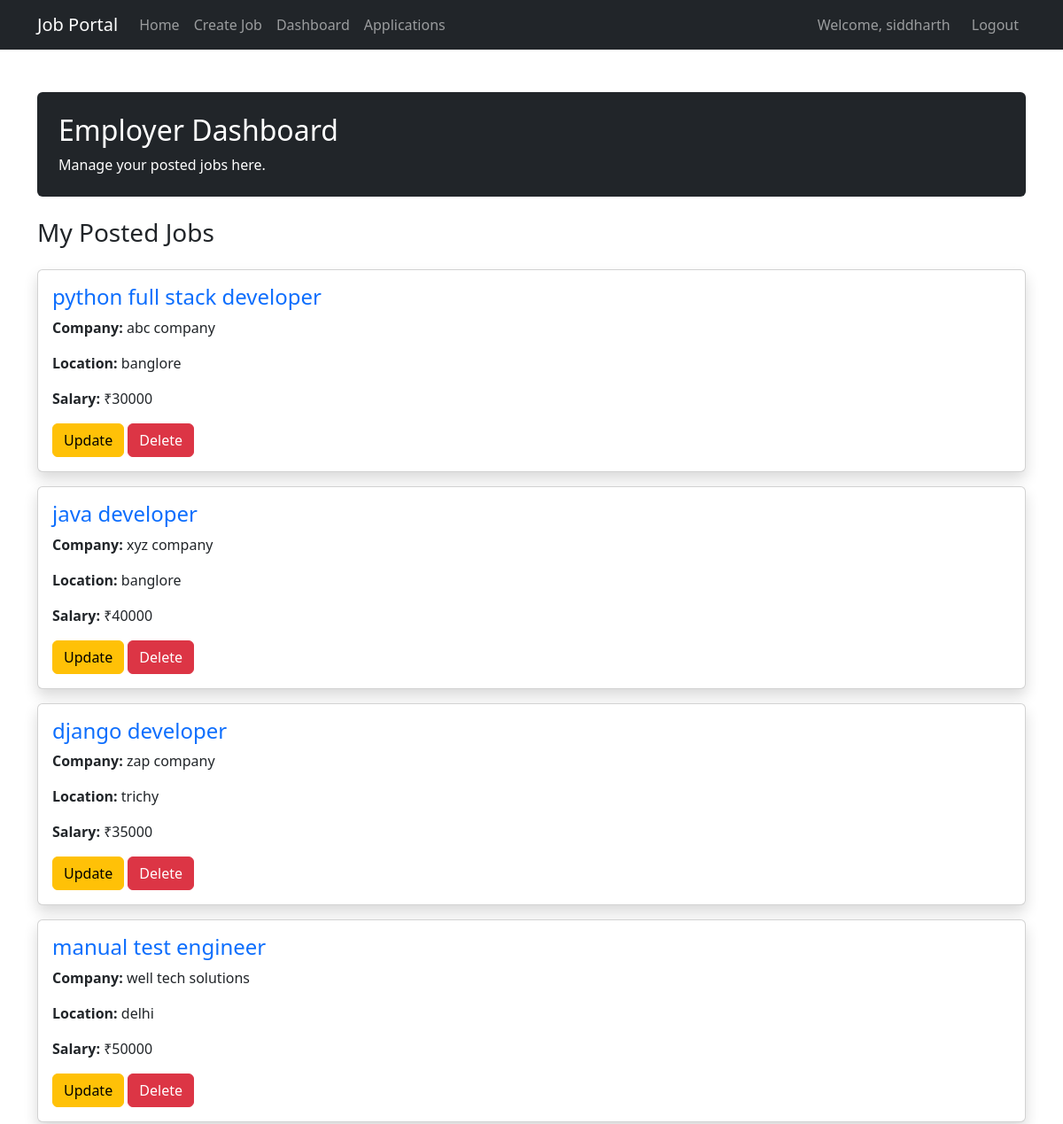
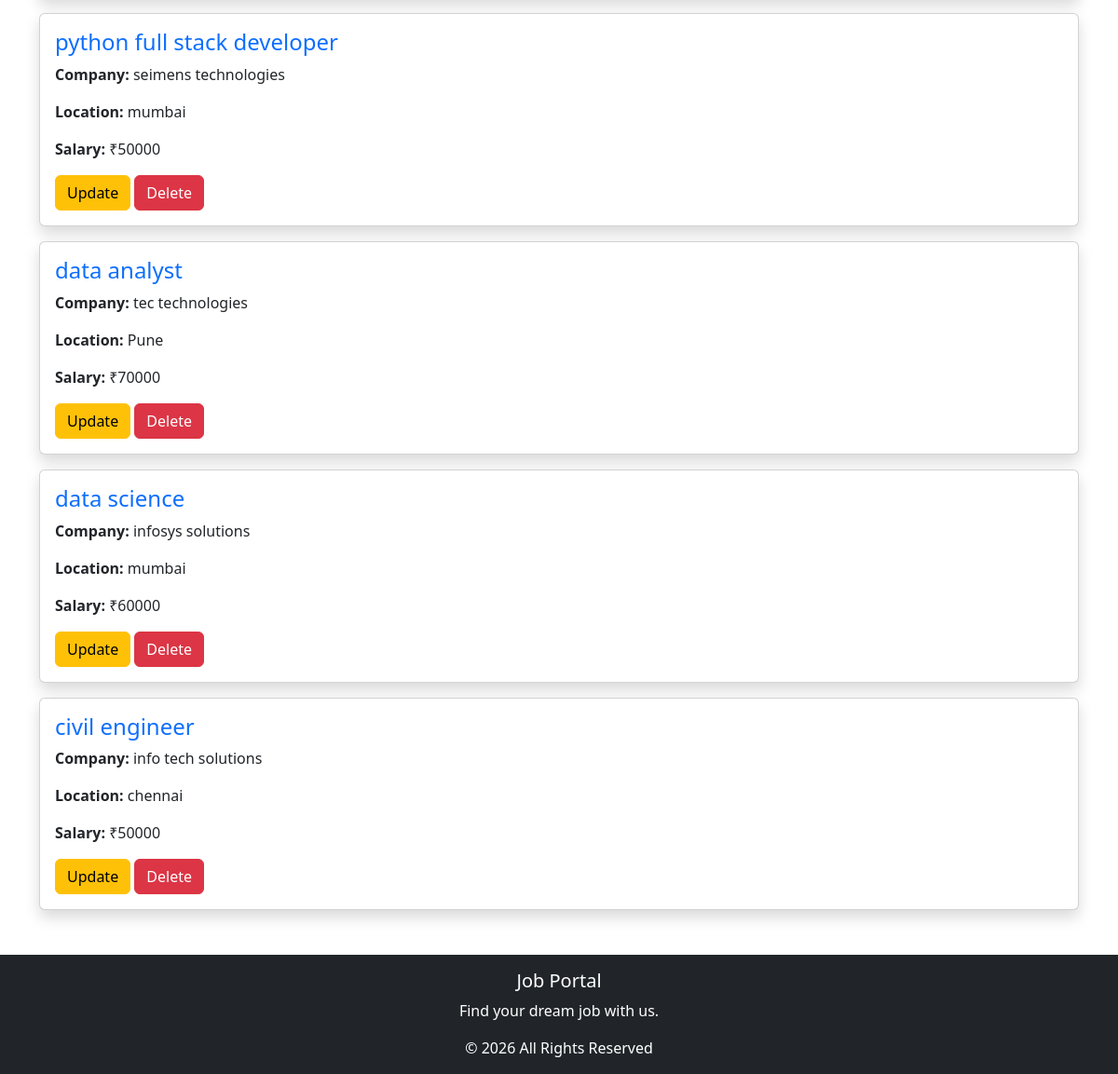
/dashboard/ (signed in), run on the app's committed database (2 pictures, top to bottom).
### jobs/models.py (models this page shows, shortened)
class Job(models.Model):
            company_name = models.CharField(max_length=100)
            title = models.CharField(max_length=100)
            description = models.TextField()
            salary = models.IntegerField()
            location = models.CharField(max_length=100)
            created_by = models.ForeignKey(User, on_delete=models.CASCADE)
            created_at = models.DateTimeField(auto_now_add=True)

### jobs/views.py (the view)
# urls.py: path('dashboard/', employer_dashboard, name='dashboard'),
@login_required
def employer_dashboard(request):
    jobs = Job.objects.all()
    return render(
        request,
        'employer_dashboard.html',
        {'jobs': jobs}
    )

### jobportal/templates/employer_dashboard.html (shortened to what this page needs)
<!DOCTYPE html>
<html>
<head>
    <link href="https://cdn.jsdelivr.net/npm/bootstrap@5.3.3/dist/css/bootstrap.min.css" rel="stylesheet">
</head>
<body>
{% include 'navbar.html' %}
<div class="container mt-5">
    <div class="bg-dark text-white p-4 rounded mb-4">
        <h2>Employer Dashboard</h2>
        <p class="mb-0">Manage your posted jobs here.</p>
    </div>
    <h3 class="mb-4">My Posted Jobs</h3>
    {% for job in jobs %}
    <div class="card shadow mb-3">
        <div class="card-body">
            <h4 class="text-primary">{{ job.title }}</h4>
            <p>
                <strong>Company:</strong>
                {{ job.company_name }}
            </p>
            <p>
                <strong>Location:</strong>
                {{ job.location }}
            </p>
            <p>
                <strong>Salary:</strong>
                ₹{{ job.salary }}
            </p>
            <a href="{% url 'update_job' job.id %}"
               class="btn btn-warning">
                Update
            </a>
            <a href="{% url 'delete_job' job.id %}"
               class="btn btn-danger">
                Delete
            </a>
        </div>
    </div>
    {% empty %}
    <div class="alert alert-info">
        No jobs posted yet.
    </div>
    {% endfor %}
</div>
{% include 'footer.html' %}
</body>
</html>

### jobportal/templates/navbar.html (shortened to what this page needs)
<nav class="navbar navbar-expand-lg navbar-dark bg-dark">
    <div class="container">
        <a class="navbar-brand" href="/">Job Portal</a>
        <div class="navbar-nav">
            <a class="nav-link" href="/">Home</a>
            <a class="nav-link" href="/create/">Create Job</a>
            <a class="nav-link" href="/dashboard/">Dashboard</a>
            <a class="nav-link" href="/candidate/">Applications</a>
        </div>
        <div class="navbar-nav ms-auto">
            {% if user.is_authenticated %}
                <span class="navbar-text me-3">
                    Welcome, {{ user.username }}
                </span>
                <a class="nav-link" href="{% url 'logout' %}">
                    Logout
                </a>
            {% endif %}
        </div>
    </div>
</nav>

### jobportal/templates/footer.html
<footer class="bg-dark text-white text-center py-3 mt-5">
    <div class="container">
        <h5>Job Portal</h5>
        <p>Find your dream job with us.</p>
        <p class="mb-0">© 2026 All Rights Reserved</p>
    </div>
</footer>

### data on the page
Job: title "python full stack developer", company_name "abc company", location "banglore", salary "30000"
Job: title "java developer", company_name "xyz company", location "banglore", salary "40000"
Job: title "django developer", company_name "zap company", location "trichy", salary "35000"
Job: title "manual test engineer", company_name "well tech solutions", location "delhi", salary "50000"
Job: title "python full stack developer", company_name "seimens technologies", location "mumbai", salary "50000"
Job: title "data analyst", company_name "tec technologies", location "Pune", salary "70000"
Job: title "data science", company_name "infosys solutions", location "mumbai", salary "60000"
Job: title "civil engineer", company_name "info tech solutions", location "chennai", salary "50000"

### other printed values
{{ user.username }} "siddharth"
